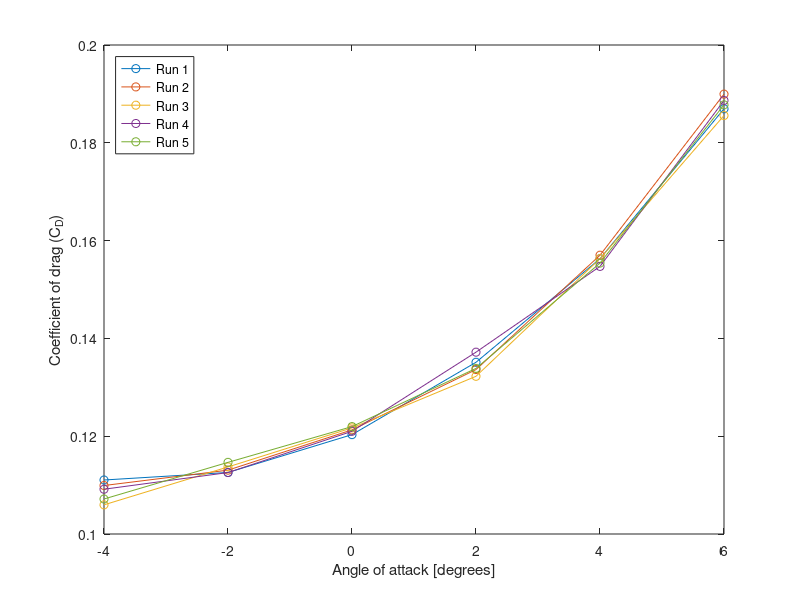

Here is the MATLAB script that generated this plot:
%% Solution to Wright Flyer Wind Tunnel Test I exercise

%% 1. Load data

load wrightWindTunnel

%% 2. Find mean and standard deviation

meanFl = mean(lift);
stdFl = std(lift);
meanFd = mean(drag);
stdFd = std(drag);

% Verify they are reasonably consistent across tests
disp('The mean and standard deviation of the lift force measurements are:')
disp([meanFl;stdFl])
disp('The mean and standard deviation of the drag force measurements are:')
disp([meanFd;stdFd])

%% 3. Calculate coefficient of drag

A = 510;
CD = drag./(A*Pd);

%% 4. Plot drag coefficients

plot(alpha,CD,'o-')
xlabel('Angle of attack [degrees]')
ylabel('Coefficient of drag (C_D)')
legend('Run 1','Run 2','Run 3','Run 4','Run 5','Location','NorthWest')
